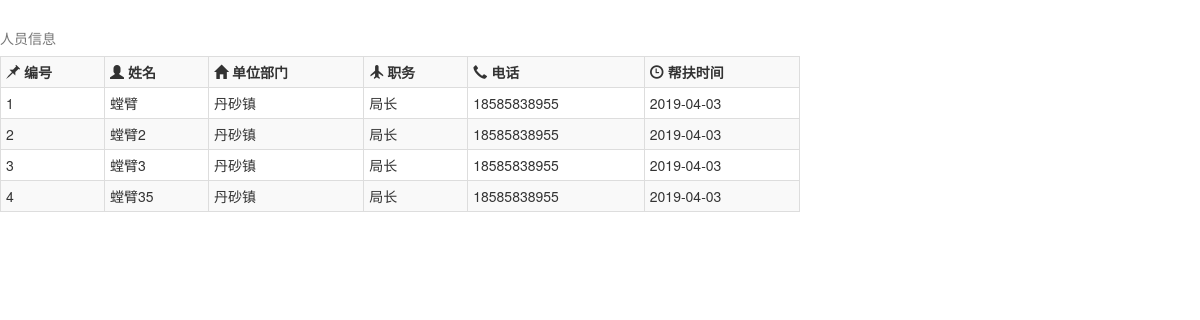
The app's page /zhucun.php with its own data.
### tables this page shows
CREATE TABLE IF NOT EXISTS `zhucun` (
  `id` int(11) NOT NULL AUTO_INCREMENT,
  `name` varchar(30) DEFAULT NULL,
  `department` varchar(50) DEFAULT NULL,
  `duty` varchar(100) DEFAULT NULL,
  `tel` varchar(11) DEFAULT NULL,
  `help_time` date DEFAULT NULL,
  PRIMARY KEY (`id`)
);

### zhucun.php (the view, shortened to what this page needs)
<?php
$link = mysqli_connect('localhost', 'root', '');
mysqli_query($link, "set names 'utf8'");
$sqlStr = "select * from zhucun";
$result = mysqli_query($link, $sqlStr);
?>
<!DOCTYPE html>
<html lang="en">
<head>
    <link href="../css/bootstrap.css" rel="stylesheet">
</head>
<body>
<div class="container-fluid">
    <div class="row">
        <div class="col-md-8" style="margin-top: 20px">
            <div class="row">
                <table class="table table-condensed table-hover table-bordered table-striped"  align="center" cellpadding="5">
                    <caption>人员信息</caption>
                    <tr>
                        <th><i class="glyphicon glyphicon-pushpin"></i> 编号</th>
                        <th><i class="glyphicon glyphicon-user"></i> 姓名</th>
                        <th><i class="glyphicon glyphicon-home"></i> 单位部门</th>
                        <th><i class="glyphicon glyphicon-plane"></i> 职务</th>
                        <th><i class="glyphicon glyphicon-earphone"></i> 电话</th>
                        <th><i class="glyphicon glyphicon-time"></i> 帮扶时间</th>
                    </tr>
                    <?php
                    while($row = mysqli_fetch_array($result, MYSQLI_ASSOC))
                    {
                        ?>
                        <tr>
                            <td><?php echo $row["id"]?></td>
                            <td><?php echo $row["name"]?></td>
                            <td><?php echo $row["department"]?></td>
                            <td><?php echo $row["duty"]?></td>
                            <td><?php echo $row["tel"]?></td>
                            <td><?php echo $row["help_time"]?></td>
                        </tr>
                    <?php }?>
                </table>
            </div>
        </div>
    </div>
</div>
</body>
</html>

### records on screen
zhucun: id "1", name "螳臂", department "丹砂镇", duty "局长", tel "18585838955", help_time "2019-04-03"
zhucun: id "2", name "螳臂2", department "丹砂镇", duty "局长", tel "18585838955", help_time "2019-04-03"
zhucun: id "3", name "螳臂3", department "丹砂镇", duty "局长", tel "18585838955", help_time "2019-04-03"
zhucun: id "4", name "螳臂35", department "丹砂镇", duty "局长", tel "18585838955", help_time "2019-04-03"
